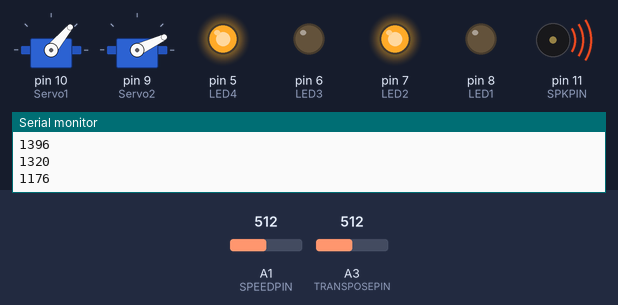
Bench run of a sketch on a simulated Arduino Uno, built with avr-gcc and run on an emulated ATmega328P. On the bench: 2 × servo, output pins drawn as LEDs (lit = HIGH), buzzer (waves = sounding), the last lines printed to the serial monitor. The inputs (shaded band) are chosen by the test bench; at power-on: A1 (SPEEDPIN) = 512, A3 (TRANSPOSEPIN) = 512.

Above: at 1.2 s.
1.3 s: A1 (SPEEDPIN) set to 1023
At 1.39 s:
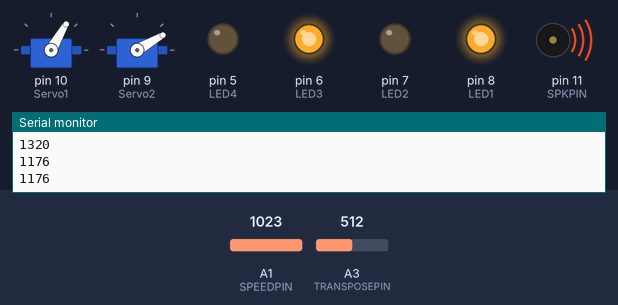
4.3 s: A1 (SPEEDPIN) set to 996
At 7.2 s:
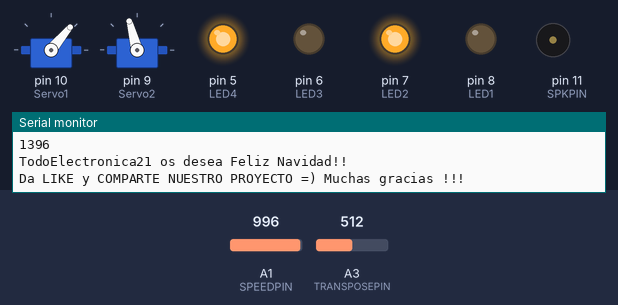
7.3 s: A1 (SPEEDPIN) set to 982
Timing chart, 0 to 10.3 s (numbered marks = the images above; inputs shaded):
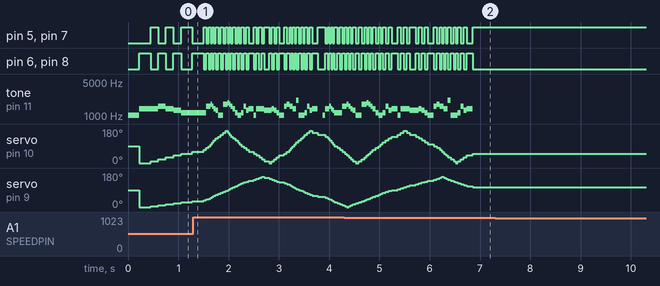

The sketch:

Navidad.ino
```cpp
// TodoElectronica21 - Proyecto Santa Claus con árbol LED y música de Navidad
// Enlace al vídeo: https://www.youtube.com/watch?v=KZeq6vbdBdg

//Recomendación: Si no se entiende alguno de los pasos os recomiendo ver nuestros tutoriales del canal:
//Tutoriales de programación Arduino: https://www.youtube.com/playlist?list=PLVlQW76vGSm_PIo5F0B93TuLfPWJSdMVK

#include <Servo.h>

// Frecuencias de las notas (se mandarán al zumbador o buzzer)
#define DO4  262
#define RE4  294
#define MI4  330
#define FA4  349
#define FAS4  370
#define SOL4  392
#define LA4  440
#define LAS4  466
#define SI4  494
#define DO5  523
#define RE5  587

// Pins de I/O (definiciones de entrada y salida)
#define SPKPIN        11
#define TRANSPOSEPIN  3
#define SHUFFLEPIN    4
#define SPEEDPIN      1
#define LED1          8
#define LED2          7
#define LED3          6
#define LED4          5

// Estado de los LEDs (actuan como flags para alternar entre encendidos y apagados de los leds)
boolean led1State = HIGH;
boolean led2State = LOW;
boolean led3State = HIGH;
boolean led4State = LOW;

// Duracion inicial de la nota
int noteDuration = 500;
// Delay para tocar la siguiente nota
int noteDelay = noteDuration + 50;

// Valores para shuffle de la duracion de notas
int staccato = 0;
int shuffle = 0;
int contador= 1;

// Variables para hacer transpose a las notas
int transposedNote;
int transpose = 0;

// Array de notas para We Wish You A Merry Christmas (esta es la canción, podemos modificar notas para modificar la melodía)
int notes[54] = {
  DO4, FA4, FA4, SOL4, FA4, MI4, RE4, RE4, RE4, SOL4, SOL4, LA4, SOL4, FA4, MI4, DO4, DO4,
  LA4, LA4, LAS4, LA4, SOL4, FA4, RE4, DO4, DO4, RE4, SOL4, MI4, FA4, DO4, FA4, FA4, FA4,
  MI4, MI4, FA4, MI4, RE4, DO4, SOL4, LA4, SOL4, SOL4, FA4, FA4, DO5, DO4, DO4, DO4,
  RE4, SOL4, MI4, FA4
};

// Entre mas alto el valor mas corta la nota (modificar para modificar duración de las notas)
int durations[54] = {
  2, 2, 3, 3, 3, 3, 2, 2, 2, 2, 3, 3, 3, 3, 2, 2, 2,
  2, 3, 3, 3, 3, 2, 2, 3, 3, 2, 2, 2, 1, 2, 2, 2, 2,
  1, 2, 2, 2, 2, 1, 2, 2, 3, 3, 3, 3, 2, 2, 3, 3,
  2, 2, 2, 1
};

//Creamos dos servos
Servo Servo1;
Servo Servo2;

int poserv1=0;
int poserv2=0;
int diez=0;
int veinte=0;

//Entramos en la función principal
void setup() {
  // Inicializar los pins como OUTPUT
  pinMode(SPKPIN, OUTPUT);
  pinMode(LED1, OUTPUT);
  pinMode(LED2, OUTPUT);
  pinMode(LED3, OUTPUT);
  pinMode(LED4, OUTPUT);

//Configuramos pines de los servos (cambiar valores si queremos utilizar otro pinout)
  Servo1.attach(10);
  Servo2.attach(9);

  poserv1=map(poserv1, 0, 1023, 0 ,179);
  poserv2=map(poserv2, 0, 1023, 0 ,179);

  // Inicializar el puerto serial para imprimir el valor de las notas y las frases de TodoElectronica21
  // en el monitor serial
  Serial.begin(9600);
}

void loop() {
  // hacemos un for loop de todas las notas en el array notes
  for (int i=0; i < sizeof(notes) / sizeof(int); i++) {
    // Para implementar el shuffle hay que poner un potenciometro en
    // el pin definido como SHUFFLEPIN (4)
    // Esto no lo usamos en nuestro vídeo de Navidad, pero se puede utilizar
    /*
    shuffle = analogRead(SHUFFLEPIN);
     staccato = random(10, map(shuffle, 0, 1023, 10, 200));
     */

    // Se lee el valor del potenciometro en TRANSPOSEPIN
    // que nos da un numero del 0 al 1023
    // con la funcion map() lo mapeamos de 1 a 5 para hacerlo más sencillo
    transpose = map(analogRead(TRANSPOSEPIN), 0, 1023, 1, 5);

    // Se guarda en la variable transposedNote
    // la frecuencia de la nota actual mas
    // la nota actual multiplicado por el valor de transpose
    transposedNote = notes[i] + (notes[i] * transpose);

    // Imprimimos en el monitor serial la frecuencia que se
    // esta tocando por el buzzer
    Serial.println(transposedNote);

    // leemos el valor del potenciometro en el SPEEDPIN
    // y lo mapeamos de 800 a 100 para hacerlo más sencillo (no lo utilizamos, pero existe la posibilidad).
    noteDuration = map(analogRead(SPEEDPIN), 0, 1023, 800, 100);

    // Dividimos el valor de noteDuration entre la duracion de la nota actual
    // y le sumamos el staccato (shuffle)
    noteDelay = (noteDuration / durations[i]) + staccato;

    // Enviamos al buzzer conectado al SPKPIN, la frecuencia de la nota
    // por una duracion de noteDuration entre la duracion de la nota actual
    // menos el valor de staccato
    tone(SPKPIN, transposedNote, (noteDuration / durations[i]) - staccato);
    // detenemos el programa con la funcion delay() por la duracion
    // guardada en noteDelay (milisegundos: 1000 = 1 segundo)
    delay(noteDelay);
    // Le decimos al buzzer que deje de sonar
    noTone(SPKPIN);

    // Enviamos los valores guardados en las variables
    // ledState a los LEDs conectados a los pins definidos en
    // LED1..., LED4 - Con estas sentencias variamos los leds de nuestro árbol de navidad
    digitalWrite(LED1, led1State);
    digitalWrite(LED2, led2State);
    digitalWrite(LED3, led3State);
    digitalWrite(LED4, led4State);

    // Invertimos los valores de las variables guardadas en
    // cada una de estas variables
    // (si ledState era LOW, ahora es HIGH)
    // En Arduino LOW = false, HIGH = true - Con esto hacemos que apaguen y enciendan

    led1State = !led1State;
    led2State = !led2State;
    led3State = !led3State;
    led4State = !led4State;

   //Configuramos condiciones para el movimiento de los brazos de nuestro Santa Claus
    if(poserv1==0)
      {
          diez=10;
      }

    if(poserv2==0)
      {
          veinte=5;
      }

    if(poserv1==170)
       {
          diez=-10;
       }

    if(poserv2==160)
       {
          veinte=-5;
       }

    //Movemos los brazos de nuestro Santa
    Servo1.write(poserv1);
    Servo2.write(poserv2);
    poserv1=poserv1+diez;
    poserv2=poserv2+veinte;

  }
  // Terminamos el for loop!

  // Esperamos para repetir todo el programa
  // la cantidad de noteDelay * 1 (milisegundos)
  delay(noteDelay * 1);
  Serial.println("");
  Serial.println("TodoElectronica21 os desea Feliz Navidad!!");
  Serial.println("");

  //Forzamos a que el programa se ejecute dos veces antes parar
  if(contador!=2){
    contador++;
  }

  //Imprimimos mensaje final y esperamos 10 minutos (600000 milisegundos)
  else{
    Serial.println("Da LIKE y COMPARTE NUESTRO PROYECTO =) Muchas gracias !!!");
    Serial.println("");
    delay(600000);
    contador=0;
  }
  //Terminamos nuestro programa
  }

  //Para más información visitar el canal de TodoElectronica21
  //En el siguiente enlace: https://www.youtube.com/channel/UCF8tmF0FBFvCOeuTcvqUVLA
```

Measured:
- after the input at 7.3 s, every drawn part: stays the same
- by itself, tone on pin 11 (SPKPIN): plays 1760 Hz for 0.04 s, 1568 Hz for 0.04 s, 1396 Hz for 0.04 s, 1320 Hz for 0.06 s, 1048 Hz for 0.12 s, 1760 Hz for 0.10 s … (33 notes in this stretch)
